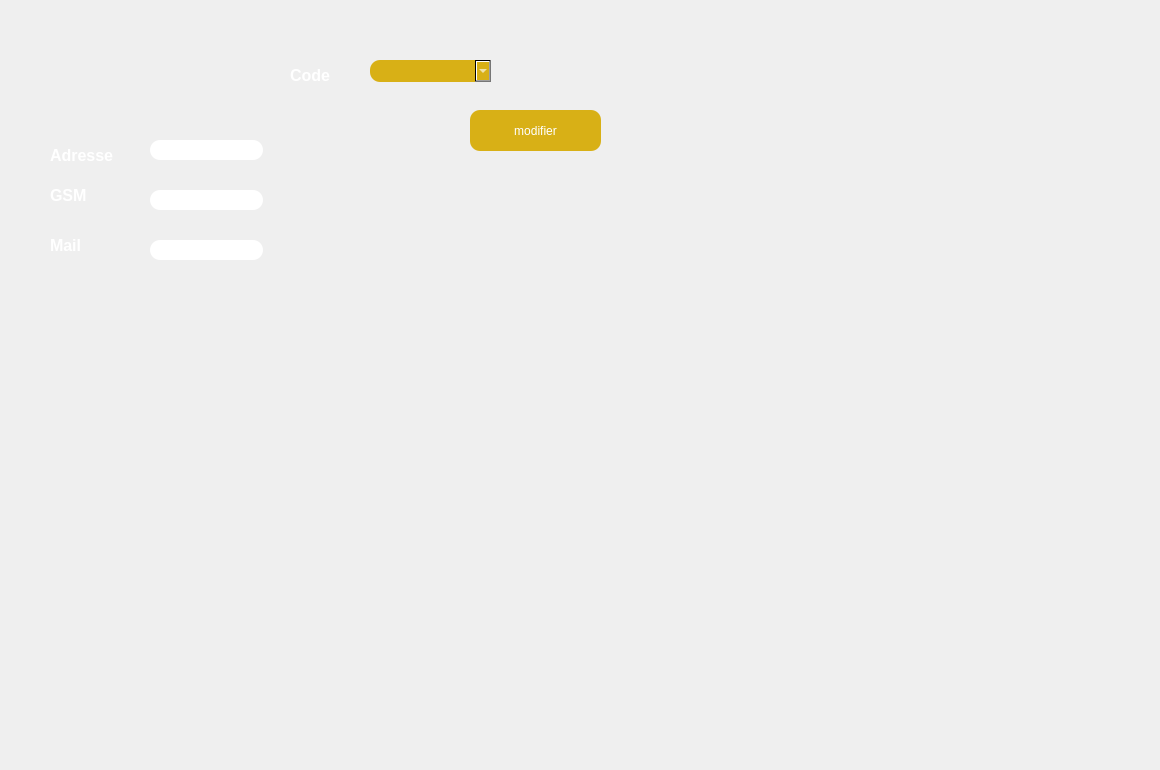
          <widget class="QWidget" name="tab_20">
           <attribute name="title">
            <string>modifier</string>
           </attribute>
           <widget class="QPushButton" name="pushButtonModifier_4">
            <property name="geometry">
             <rect>
              <x>470</x>
              <y>110</y>
              <width>131</width>
              <height>41</height>
             </rect>
            </property>
            <property name="styleSheet">
             <string notr="true">color: rgb(255, 255, 255);
background-color:  QLinearGradient(x1: 0, y1: 0, x2: 0, y2: 1, stop: 0#D8B016, stop: 1 #D8B016);
 border-radius: 10;</string>
            </property>
            <property name="text">
             <string>modifier</string>
            </property>
           </widget>
           <widget class="QLabel" name="label_113">
            <property name="geometry">
             <rect>
              <x>290</x>
              <y>60</y>
              <width>71</width>
              <height>31</height>
             </rect>
            </property>
            <property name="text">
             <string>&lt;html&gt;&lt;head/&gt;&lt;body&gt;&lt;p&gt;&lt;span style=&quot; font-size:12pt; font-weight:600; color:#ffffff;&quot;&gt;Code &lt;/span&gt;&lt;/p&gt;&lt;/body&gt;&lt;/html&gt;</string>
            </property>
           </widget>
           <widget class="QLabel" name="label_114">
            <property name="geometry">
             <rect>
              <x>50</x>
              <y>140</y>
              <width>91</width>
              <height>31</height>
             </rect>
            </property>
            <property name="styleSheet">
             <string notr="true">color: rgb(255, 255, 255);
</string>
            </property>
            <property name="text">
             <string>&lt;html&gt;&lt;head/&gt;&lt;body&gt;&lt;p&gt;&lt;span style=&quot; font-size:12pt; font-weight:600; color:#ffffff;&quot;&gt;Adresse&lt;/span&gt;&lt;/p&gt;&lt;/body&gt;&lt;/html&gt;</string>
            </property>
           </widget>
           <widget class="QLabel" name="label_115">
            <property name="geometry">
             <rect>
              <x>50</x>
              <y>180</y>
              <width>141</width>
              <height>31</height>
             </rect>
            </property>
            <property name="text">
             <string>&lt;html&gt;&lt;head/&gt;&lt;body&gt;&lt;p&gt;&lt;span style=&quot; font-size:12pt; font-weight:600; color:#ffffff;&quot;&gt;GSM&lt;/span&gt;&lt;/p&gt;&lt;/body&gt;&lt;/html&gt;</string>
            </property>
           </widget>
           <widget class="QLabel" name="label_116">
            <property name="geometry">
             <rect>
              <x>50</x>
              <y>230</y>
              <width>91</width>
              <height>31</height>
             </rect>
            </property>
            <property name="text">
             <string>&lt;html&gt;&lt;head/&gt;&lt;body&gt;&lt;p&gt;&lt;span style=&quot; font-size:12pt; font-weight:600; color:#ffffff;&quot;&gt;Mail&lt;/span&gt;&lt;/p&gt;&lt;/body&gt;&lt;/html&gt;</string>
            </property>
           </widget>
           <widget class="QLineEdit" name="adresse2">
            <property name="geometry">
             <rect>
              <x>150</x>
              <y>140</y>
              <width>113</width>
              <height>20</height>
             </rect>
            </property>
            <property name="styleSheet">
             <string notr="true">
 border-radius: 10;</string>
            </property>
           </widget>
           <widget class="QLineEdit" name="GSM2">
            <property name="geometry">
             <rect>
              <x>150</x>
              <y>190</y>
              <width>113</width>
              <height>20</height>
             </rect>
            </property>
            <property name="styleSheet">
             <string notr="true">
 border-radius: 10;</string>
            </property>
           </widget>
           <widget class="QLineEdit" name="mail2">
            <property name="geometry">
             <rect>
              <x>150</x>
              <y>240</y>
              <width>113</width>
              <height>20</height>
             </rect>
            </property>
            <property name="styleSheet">
             <string notr="true">
 border-radius: 10;</string>
            </property>
           </widget>
           <widget class="QComboBox" name="codecomboBox_2">
            <property name="geometry">
             <rect>
              <x>370</x>
              <y>60</y>
              <width>121</width>
              <height>22</height>
             </rect>
            </property>
            <property name="styleSheet">
             <string notr="true">color: rgb(255, 255, 255);
background-color:  QLinearGradient(x1: 0, y1: 0, x2: 0, y2: 1, stop: 0#D8B016, stop: 1 #D8B016);
 border-radius: 10;</string>
            </property>
           </widget>
           <widget class="QLabel" name="graph_11">
            <property name="geometry">
             <rect>
              <x>0</x>
              <y>0</y>
              <width>1151</width>
              <height>761</height>
             </rect>
            </property>
            <property name="text">
             <string/>
            </property>
            <property name="pixmap">
             <pixmap>../../../Downloads/Untitled-1 copy.png</pixmap>
            </property>
           </widget>
           <zorder>graph_11</zorder>
           <zorder>pushButtonModifier_4</zorder>
           <zorder>label_113</zorder>
           <zorder>label_114</zorder>
           <zorder>label_115</zorder>
           <zorder>label_116</zorder>
           <zorder>adresse2</zorder>
           <zorder>GSM2</zorder>
           <zorder>mail2</zorder>
           <zorder>codecomboBox_2</zorder>
          </widget>
